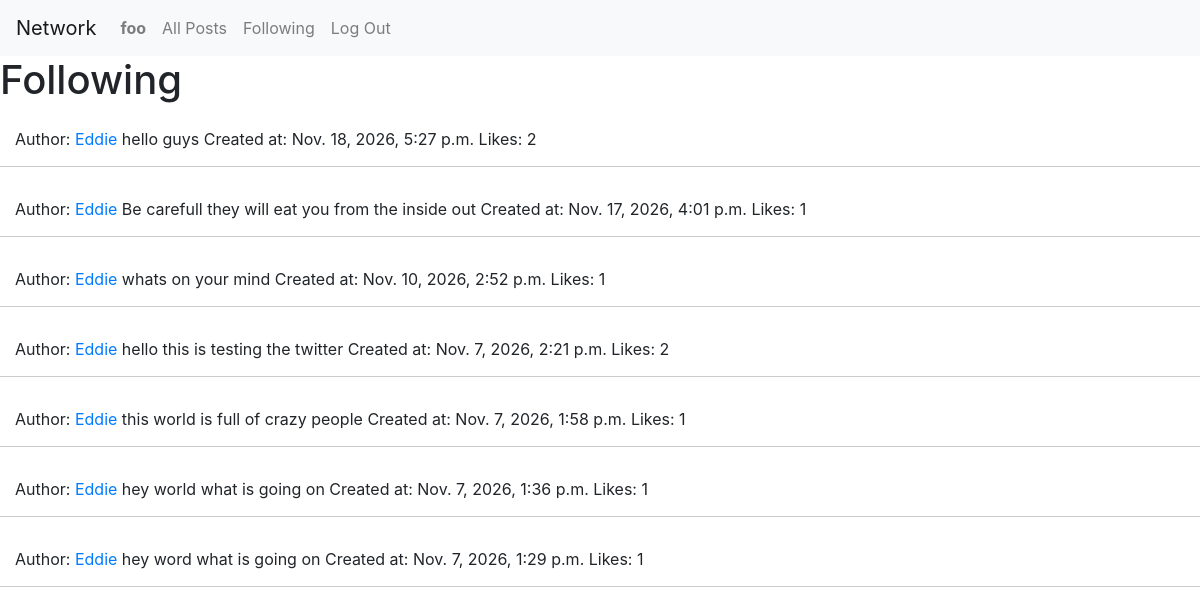
The app's page /following (signed in) with its own data.
### network/models.py (models this page shows, shortened)
class User(AbstractUser):
    pass

class Post(models.Model):
    author = models.ForeignKey(User, on_delete=models.CASCADE, related_name="posts")
    title = models.CharField(max_length=200)
    content = models.TextField()
    created_at = models.DateTimeField(auto_now_add=True)

### network/views.py (the view)
# urls.py: path("following", views.following, name="following"),
def following(request):
    following_users = Follow.objects.filter(follower=request.user).values_list('following', flat=True)
    posts = Post.objects.filter(author__in=following_users).order_by("-created_at")
    commented_post = Comment.objects.filter(post__in=posts, commenter=request.user).order_by("-created_at")
    liked_post = Like.objects.filter(post__in=posts, user=request.user).order_by("-created_at")
    paginator = Paginator(posts, 10)
    page_number = request.GET.get("page")
    page_obj = paginator.get_page(page_number)
    return render(request, "network/following.html", {
        "comments": commented_post, "likes": liked_post, "page_obj": page_obj
    })

### network/templates/network/following.html (shortened to what this page needs)
{%extends "network/layout.html"%}
{%load static%}
{% block body%}
    <h1>Following</h1>
        {% for post in page_obj %}
        <div class="post">
              Author: <a href="{% url 'profile' post.author.id %}">{{post.author.username}}</a>
            {{ post.content }}
            Created at: {{ post.created_at }}
            Likes: {{ post.likes.count }}
        </div>
        {% endfor %}
{%endblock%}

### network/templates/network/layout.html (shortened to what this page needs)
{% load static %}
<!DOCTYPE html>
<html lang="en">
    <head>
        <link rel="stylesheet" href="https://stackpath.bootstrapcdn.com/bootstrap/4.4.1/css/bootstrap.min.css">
        <link href="{% static 'network/styles.css' %}" rel="stylesheet">
    </head>
    <body>
        <nav class="navbar navbar-expand-lg navbar-light bg-light">
        <a class="navbar-brand" href="{% url 'network'%}">Network</a>
            <div>
              <ul class="navbar-nav mr-auto">
                {% if user.is_authenticated %}
                    <li class="nav-item">
                        <a class="nav-link" href="{% url 'profile' user.id %}"><strong>{{ user.username }}</strong></a>
                    </li>
                {% endif %}
                <li class="nav-item">
                  <a class="nav-link" href="{% url 'index' %}">All Posts</a>
                </li>
                {% if user.is_authenticated %}
                    <li class="nav-item">
                        <a class="nav-link" href="{% url 'following' %}">Following</a>
                    </li>
                    <li class="nav-item">
                        <a class="nav-link" href="{% url 'logout' %}">Log Out</a>
                    </li>
                {% endif %}
              </ul>
            </div>
          </nav>
        <div class="body">
            {% block body %}
            {% endblock %}
        </div>
    </body>
</html>

### network/static/network/styles.css (style rules this page uses)
.post { padding: 15px; margin-bottom: 15px; border-bottom: 1px solid #ccc; }

### records on screen
User: username "foo"
Post: author.username "Eddie", content "hello guys", created_at "Nov. 18, 2026, 5:27 p.m.", likes.count "2"
Post: author.username "Eddie", content "Be carefull they will eat you from the inside out", created_at "Nov. 17, 2026, 4:01 p.m.", likes.count "1"
Post: author.username "Eddie", content "whats on your mind", created_at "Nov. 10, 2026, 2:52 p.m.", likes.count "1"
Post: author.username "Eddie", content "hello this is testing the twitter", created_at "Nov. 7, 2026, 2:21 p.m.", likes.count "2"
Post: author.username "Eddie", content "this world is full of crazy people", created_at "Nov. 7, 2026, 1:58 p.m.", likes.count "1"
Post: author.username "Eddie", content "hey world what is going on", created_at "Nov. 7, 2026, 1:36 p.m.", likes.count "1"
Post: author.username "Eddie", content "hey word what is going on", created_at "Nov. 7, 2026, 1:29 p.m.", likes.count "1"
